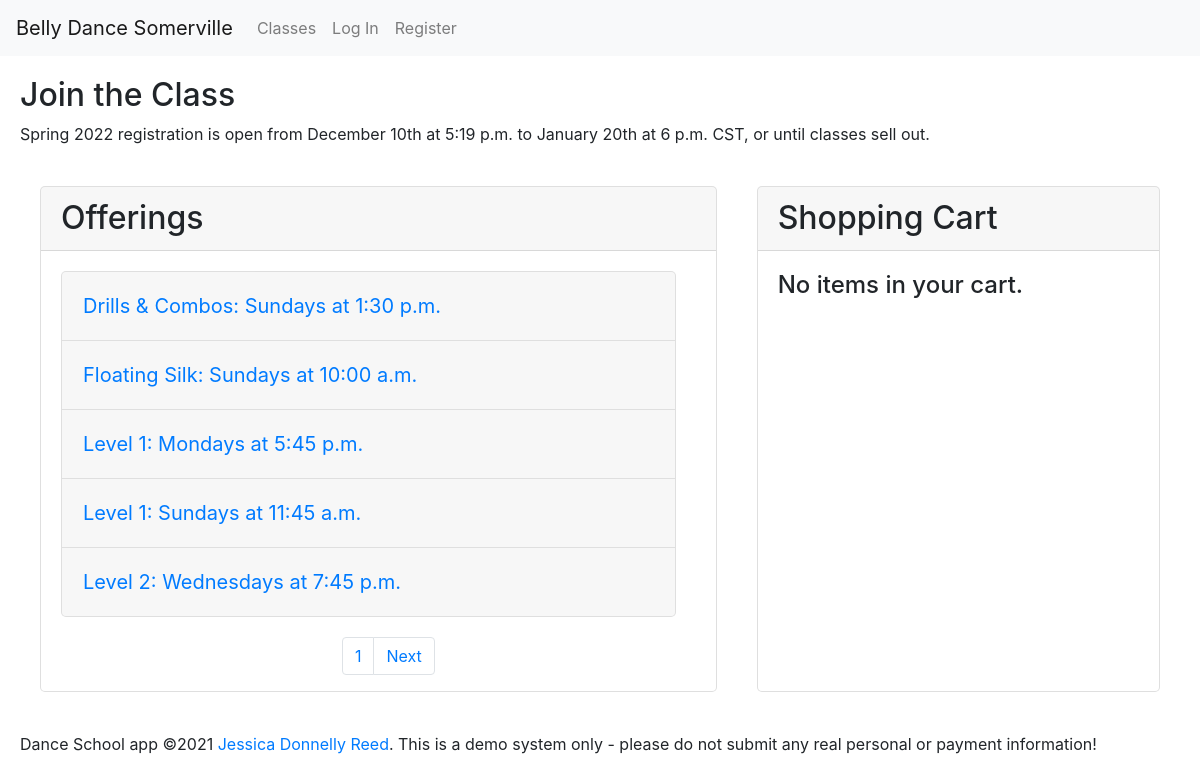
The page / on the database its author committed.
### enrollment/models.py (models this page shows, shortened)
class Semester(models.Model):
    name = models.CharField(max_length=128, null=False, blank=False)
    start_date = models.DateField(null=False, blank=False)
    end_date = models.DateField(null=False, blank=False)
    registration_open = models.DateTimeField(null=False, blank=False)
    registration_close = models.DateTimeField(null=False, blank=False)
    recital = models.DateTimeField(null=True, blank=True)
    hide = models.BooleanField(default=True, null=True, blank=True)
    @property
    def registration_status(self):
        now = timezone.now()
        if self.registration_close < now:
            return 'closed'
        elif self.registration_open > now:
            return 'future'
        return 'open'
    def __str__(self):
        return self.name

class Offering(models.Model):
    course = models.ForeignKey(
        Course, on_delete=PROTECT, null=False, blank=False, related_name='offerings')
    semester = models.ForeignKey(
        Semester, on_delete=PROTECT, null=False, blank=False, related_name='offerings')
    location = models.ForeignKey(
        Location, on_delete=PROTECT, null=False, blank=False, related_name='offerings')
    hourly_rate = models.DecimalField(
        max_digits=5, decimal_places=2, default=settings.HOURLY_RATE, null=False, blank=False)
    price_override = models.DecimalField(
        max_digits=7, decimal_places=2, null=True, blank=True)
    weekday = models.IntegerField(
        choices=settings.WEEKDAYS, null=False, blank=False)
    start_time = models.TimeField(null=False, blank=False)
    end_time = models.TimeField(null=False, blank=False)
    timezone = models.CharField(max_length=32, choices=TIMEZONES,
                                default=settings.DEFAULT_TIMEZONE)
    start_date = models.DateField(null=False, blank=False)
    end_date = models.DateField(null=False, blank=False)
    backup_class = models.DateTimeField(null=False, blank=False)
    capacity = models.IntegerField(null=False, blank=False)
    schedule_notes = models.CharField(max_length=2048, null=True, blank=True)
    notes = models.CharField(max_length=2048, null=True, blank=True)
    @property
    def weekday_name(self):
        return settings.WEEKDAYS[self.weekday][1]
    @property
    def spots_left(self):
        try:
            sold = self.line_items.exclude(
                order__completed=None).aggregate(Count('id'))['id__count']
        except LineItem.DoesNotExist:
            sold = 0
        return self.capacity - sold
    @property
    def no_class_dates(self):
        vacations = Vacation.objects.filter(semester=self.semester)
        dates = []
        for vacation in vacations:
            dates.extend(weekdays_in_range(vacation.start_date,
                                           vacation.end_date, self.weekday))
        return dates if len(dates) > 0 else []
    @property
    def offering_dates(self):
        no_class = self.no_class_dates
        all_dates = weekdays_in_range(
            self.start_date, self.end_date, self.weekday)
        dates = [dt for dt in all_dates if dt not in no_class]
        return dates if len(dates) > 0 else []
    @property
    def num_weeks(self):
        return len(self.offering_dates) if self.offering_dates else None
    @property
    def offering_dates_text(self):
        return ', '.join(date.strftime("%-m/%-d") for date in self.offering_dates)
    @property
    def no_class_dates_text(self):
        return ', '.join(date.strftime("%-m/%-d") for date in self.no_class_dates)
    @property
    def price(self):
        return self.price_override

class Course(models.Model):
    title = models.CharField(max_length=64, null=False, blank=False)
    subtitle = models.CharField(max_length=256, null=False, blank=False)
    description = models.TextField(
        max_length=4096, null=False, blank=False, help_text=settings.MARKDOWN_HELP_TEXT)
    requirements = models.CharField(max_length=256, null=False, blank=False)
    qualifications = models.CharField(max_length=1024, null=False, blank=False)
    @property
    def description_html(self):
        return Markdown().convert(self.description)
    def __str__(self):
        return self.title

### enrollment/views.py (the view)
# urls.py: path('', views.index, name='index'),
def index(request, message=None):
    semester = latest_semester()
    offerings = Offering.objects.filter(semester=semester).order_by(
        'course__title', 'weekday', 'start_time'
    )
    page = paginate_offerings(request, offerings)
    if request.user.is_authenticated:
        cart = get_cart(request, request.user, False)
        if cart:
            cart.items = cart.line_items.all()
    else:
        cart = None
    set_timezone(request)
    return render(request, 'enrollment/index.html', {
        'page': page,
        'cart': cart,
        'message': message,
        'semester': semester
    })

### enrollment/context_processors.py (called while the page is built)
def global_settings(request):
    return {
    'DEFAULT_TIMEZONE': settings.DEFAULT_TIMEZONE,
    'TIME_FORMAT': settings.TIME_FORMAT,
    'DATE_FORMAT': settings.DATE_FORMAT,
    'DATE_TIME_FORMAT': settings.DATE_TIME_FORMAT,
    'DATE_TIME_FORMAT_NO_YEAR': settings.DATE_TIME_FORMAT_NO_YEAR,
    'DATE_TIME_TIMEZONE_FORMAT': settings.DATE_TIME_TIMEZONE_FORMAT,
    'SCHOOL_NAME': settings.SCHOOL_NAME,
    'SCHOOL_POLICIES': settings.SCHOOL_POLICIES,
    'NO_OFFERINGS': settings.NO_OFFERINGS,
    }

### enrollment/models.py (called while the page is built)
def weekdays_in_range(start, end, weekday):
    if (start > end) or (7 <= weekday <= 0):
        return []
    diff = weekday - start.weekday()
    if diff < 0:
        diff += 7
    date = start + timedelta(days=diff)
    dates = []
    while start <= date <= end:
        dates.append(date)
        date += timedelta(days=7)
    return dates

    def __str__(self):
        return self.name

### enrollment/views.py (called while the page is built)
def set_timezone(request):
    if request.user.is_authenticated:
        timezone.activate(request.user.timezone)
    else:
        timezone.activate(settings.DEFAULT_TIMEZONE)

def latest_semester():
    try:
        semester = Semester.objects.filter(hide=False).latest('start_date')
    except Semester.DoesNotExist:
        return None
    return semester

def paginate_offerings(request, offerings):
    if offerings is None:
        page = None
    else:
        page_num = request.GET.get('page', 1)
        paginator = Paginator(offerings, settings.PAGE_SIZE)
        page = paginator.page(page_num)
    return page

### enrollment/templates/enrollment/index.html (shortened to what this page needs)
{% extends "enrollment/layout.html" %}
{% load static %}
{% load tz %}
{% block body %}
<header>
    <h2>Join the Class</h2>
    {% if semester.registration_status == 'closed' %}
        <p>{{semester}} registration closed on {{semester.registration_close}} </p>
    {% else %}
        <p>{{semester}} registration is open from {{semester.registration_open|date:DATE_TIME_FORMAT_NO_YEAR}} to {{semester.registration_close|date:DATE_TIME_TIMEZONE_FORMAT}}, or until classes sell out. </p>
    {% endif %}
</header>
<div class="row">
    <div id="cart-container" class="col-md order-md-5 card">
        <h2 class="card-header section-header">Shopping Cart</h2>
        <div class="accordion">
            {% if cart %}
                <ul id="cart-items">
                {% for item in cart.items %}
                    <li data-offering={{item.offering.id}}>{{item.offering.course.title}} {{item.offering.weekday_name}} ${{item.price|floatformat:2 }} <button class="remove-button btn btn-link" data-item={{item.id}}>Remove</button></li>
                {% endfor %}
                </ul>
                {% if cart.items %}
                <div>
                    <span class="label">Subtotal:</span>  <span class="value" id="cart-subtotal">${{cart.subtotal|default_if_none:"0.00"|floatformat:2 }}</span>
                </div>
                <div>
                    <span class="label">Discounts: </span> <span class="value" id="cart-discount">-${{cart.discount|default_if_none:"0.00"|floatformat:2 }}</span>
                </div>
                <div>
                    <span class="label">Total:</span>  <span class="value" id="cart-total">${{cart.total|default_if_none:"0.00"|floatformat:2 }}</span>
                </div>
                {% else %}
                    <h4>No items in your cart.</h4>
                {% endif %}
            {% else %}
                <h4>No items in your cart.</h4>
            {% endif %}
        </div>
    </div>
    <div id="offerings-container" class="col-md-7 card">
        <h2 class="card-header section-header">Offerings</h2>
        {% if page %}
        <div class="accordion" id="offering-accordion">
            {% for offering in page %}
            <div class="card" data-offering="{{offering.id}}">
                <div class="card-header" id="heading{{offering.id}}">
                    <h5 class="mb-0">
                        <button class="btn btn-link" type="button" data-toggle="collapse" data-target="#collapse{{offering.id}}"
                            aria-expanded="true" aria-controls="collapse{{offering.id}}">
                            {{offering.course}}: {{offering.weekday_name}}s at {{offering.start_time|date:TIME_FORMAT}}
                        </button>
                    </h5>
                </div>
            </div>
            {% endfor %}
        </div>
        <div class="container" id="paginator">
            <nav role="navigation">
                <ul class="pagination">
                    <li class="page-item"><a class="page-link" href="?page={{page.number}}">{{page.number}}</a></li>
                    {% if page.has_next %}
                    <li class="page-item"><a class="page-link" href="?page={{page.next_page_number}}">Next</a></li>
                    {% endif %}
                </ul>
            </nav>
        </div>
        {% else %}
        <div class="accordion">{{NO_OFFERINGS}}</div>
        {% endif %}
    </div>
</div>
{% endblock %}

### enrollment/static/enrollment/styles.css (style rules this page uses)
header, footer, .row { margin: 20px; }
.container { margin-left: 10px; }
.card { margin: 20px; border-radius: 5px; }
.accordion { margin: 20px; }
.accordion .card { margin-top: 0; margin-bottom: 0; margin-left: 0; }
.container nav { display: flex; justify-content: center; }
.card-header .btn-link { font-size: 1.25rem; padding-left: 0; }
#cart-container, #offerings-container { padding-left: 0; padding-right: 0; }

### rows shown on the page
Semester: name "Spring 2022", registration_open "December 10th at 5:19 p.m.", registration_close "January 20th at 6 p.m. CST"
Offering: course "Drills & Combos", weekday_name "Sunday", start_time "1:30 p.m."
Offering: course "Floating Silk", weekday_name "Sunday", start_time "10:00 a.m."
Offering: course "Level 1", weekday_name "Monday", start_time "5:45 p.m."
Offering: course "Level 1", weekday_name "Sunday", start_time "11:45 a.m."
Offering: course "Level 2", weekday_name "Wednesday", start_time "7:45 p.m."

### other values the page prints
{{ SCHOOL_NAME }} "Belly Dance Somerville"
{{ page.number }} "1"
